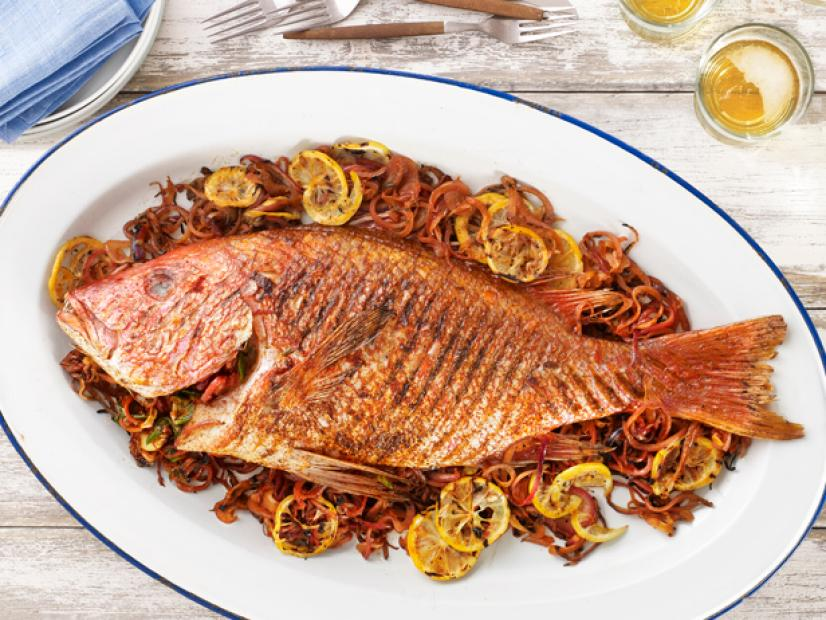
#> input picture Library Scripts/fish.jpeg, 826 x 620 px
$ python contours.py
#> lines starting #> are read from the running program, lines starting #| are printed output that depends on the picture; after the words box and inside, x2 and y2 are one past the last pixel; in counts of white or black regions, pixels touching at a corner belong together
import cv2 as cv
import numpy as np

#getting the image and resizing it
img = cv.imread("fish.jpeg")
#> img is the input picture: shape (620, 826, 3); mean B, G, R 146.5, 167.3, 201.7
img = cv.resize(img, (img.shape[1]//2, img.shape[0]//2))
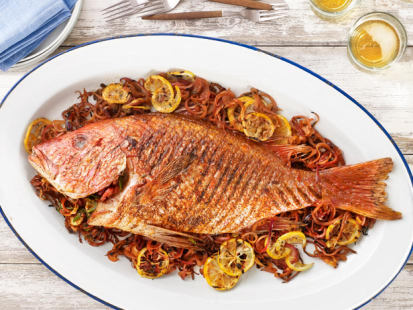
#> img: shape (310, 413, 3); mean B, G, R 146.6, 167.4, 201.9
cv.imshow("FISH", img)

# making a blank image of the same size
blank = np.zeros(img.shape, dtype = 'uint8')
cv.imshow("BLANK", blank)

# making a greyscale image
gray = cv.cvtColor(img, cv.COLOR_BGR2GRAY)
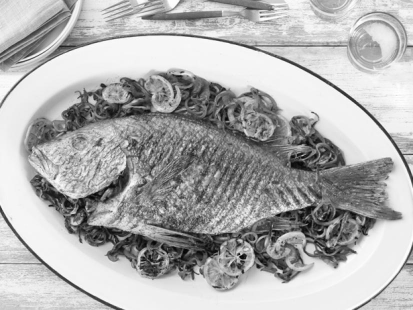
#> gray: shape (310, 413); min 4, max 255, mean 175.3
cv.imshow("GRAY", gray)

#blurring it before making contours
blur = cv.GaussianBlur(gray, (5,5), cv.BORDER_DEFAULT)
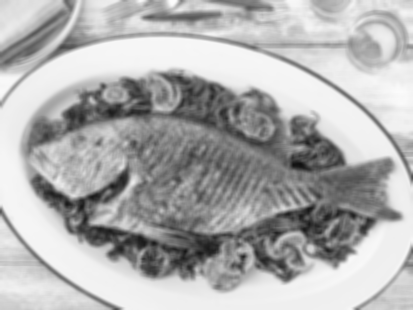
#> blur: shape (310, 413); min 15, max 252, mean 175.4
cv.imshow("BLURRED", blur)

# making canny edges
thresholdOne = 125; thresholdTwo = 175
canny = cv.Canny(img, thresholdOne, thresholdTwo)
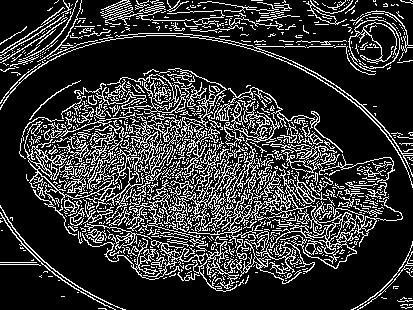
#> canny: shape (310, 413); 20.3% white in thin lines or dots
cv.imshow("CANNY EDGES", canny)

# thresholding- binarizing the image (into just two colors)
ret, thresh = cv.threshold(gray, 125, 255, cv.THRESH_BINARY)
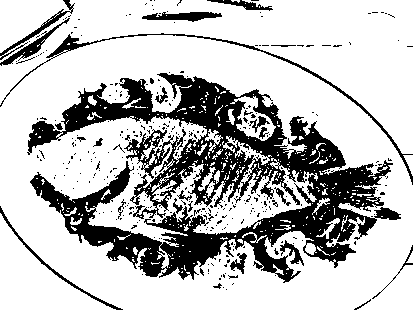
#> thresh: shape (310, 413); 74% white; 342 black regions (316 under 20 px)
cv.imshow("THRESH", thresh)

# RETR_LIST returns all the contours in the image
contours, hierarchies = cv.findContours(canny, cv.RETR_LIST, cv.CHAIN_APPROX_SIMPLE)
#> contours = 1441 contours, 1289 with area under 20; largest, box (x1, y1, x2, y2) and area: (188, 168, 364, 273) 2150, (111, 68, 227, 185) 1172, (107, 74, 186, 119) 999, (188, 87, 343, 231) 986, (144, 74, 182, 113) 866
print(f'{len(contours)} contour(s) found')
#| 1441 contour(s) found

cv.drawContours(blank, contours, -1, (0,0,255), 1)
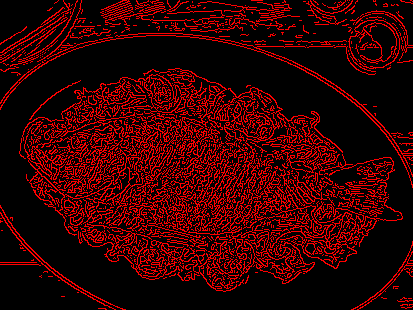
#> blank: shape (310, 413, 3); mean of channels 0, 1, 2 0, 0, 51.6; drawn as B, G, R
cv.imshow("Drawn Contours", blank)

cv.waitKey(0)
cv.destroyAllWindows()
exit(0)
#> (the program exits here)
